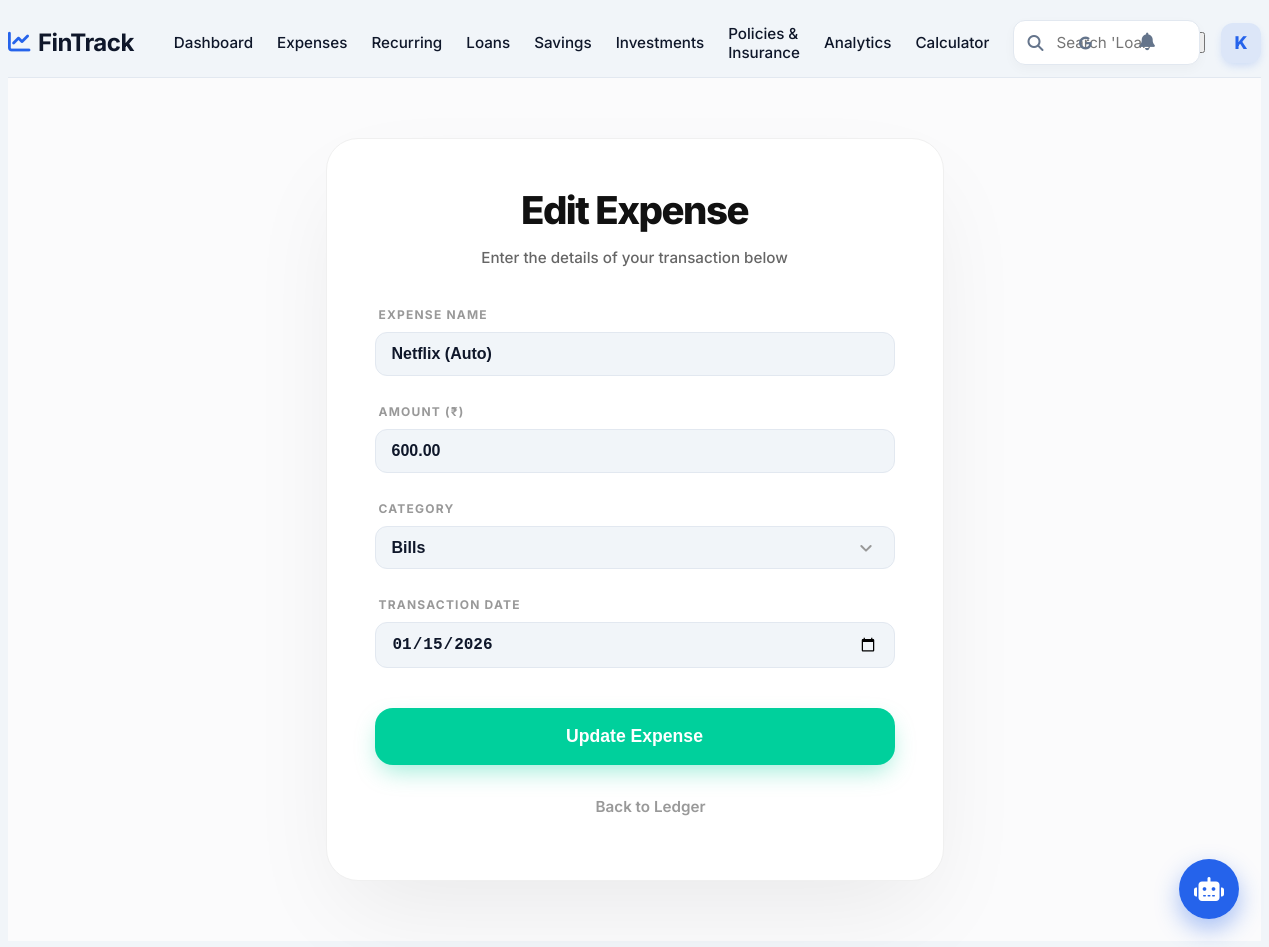
The app's page /expenses/edit/17/ (signed in) with its own data.
### expenses/models.py (models this page shows, shortened)
class Expense(models.Model):
    CATEGORY_CHOICES = [
        ('FOO', 'Food'),
        ('TRA', 'Transport'),
        ('ENT', 'Entertainment'),
        ('BIL', 'Bills'),
        ('EMI', 'EMI'),
        ('OTH', 'Other'),
    ]
    title = models.CharField(max_length=100)
    amount = models.DecimalField(max_digits=10, decimal_places=2)
    category = models.CharField(max_length=3, choices=CATEGORY_CHOICES, default='OTH')
    date = models.DateField(default=timezone.now)
    created_at = models.DateTimeField(auto_now_add=True)
    class Meta:
        ordering = ['-date']

### expenses/views.py (the view)
# urls.py: path('edit/<int:pk>/', ExpenseUpdateView.as_view(), name='expense_update'),
class ExpenseUpdateView(LoginRequiredMixin, UpdateView):
    model = Expense
    form_class = ExpenseForm
    template_name = 'expenses/expense_form.html'
    success_url = reverse_lazy('expense_list')
    def get_context_data(self, **kwargs):
        context = super().get_context_data(**kwargs)
        context['page_title'] = 'Edit Expense'
        context['button_text'] = 'Update Expense'
        return context

### expenses/views.py
class ExpenseForm(forms.ModelForm):
    class Meta:
        model = Expense
        fields = ['title', 'amount', 'category', 'date']
        widgets = {
            'date': forms.DateInput(attrs={'type': 'date', 'class': 'form-control'}),
            'title': forms.TextInput(attrs={'list': 'expense-titles', 'autocomplete': 'off', 'placeholder': 'e.g. Lunch, Uber, Rent', 'class': 'form-control'}),
            'amount': forms.NumberInput(attrs={'class': 'form-control'}),
            'category': forms.Select(attrs={'class': 'form-control'}),
        }
        labels = {
            'title': 'Expense Name',
            'amount': 'Amount (₹)',
            'date': 'Date of Expense',
        }

### templates/expenses/expense_form.html (shortened to what this page needs)
{% extends "base.html" %}
{% load static %}
{% block content %}
<div class="form-page-container">
    <div class="form-card">
        <div class="form-header">
            <h1>{{ page_title }}</h1>
            <p>Enter the details of your transaction below</p>
        </div>
        <form method="post">
            <div class="form-group">
                <label class="form-label">Expense Name</label>
                {{ form.title }}
            </div>
            <div class="form-group">
                <label class="form-label">Amount (₹)</label>
                {{ form.amount }}
            </div>
            <div class="form-group">
                <label class="form-label">Category</label>
                {{ form.category }}
            </div>
            <div class="form-group">
                <label class="form-label">Transaction Date</label>
                {{ form.date }}
            </div>
            <div class="form-actions">
                <button type="submit" class="btn-submit">{{ button_text }}</button>
                <a href="{% url 'expense_list' %}" class="btn-cancel">Back to Ledger</a>
            </div>
        </form>
    </div>
</div>
{% endblock %}

### templates/base.html (shortened to what this page needs)
{% load static %}
<!DOCTYPE html>
<html lang="en">
<head>
    <link rel="stylesheet" href="https://cdnjs.cloudflare.com/ajax/libs/font-awesome/6.4.0/css/all.min.css">
    <link rel="stylesheet" href="{% static 'css/modern_theme.css' %}">
    <link rel="stylesheet" href="{% static 'css/ledger.css' %}">
</head>
<body data-theme="light">
    <div id="app">
        <main class="main-wrapper" style="margin-left: 0; width: 100%;">
            <div class="navbar-groww">
                <div class="nav-left">
                    <a href="{% url 'home' %}" class="brand-logo-text"
                        style="text-decoration: none; display: flex; align-items: center; gap: 8px;">
                        <i class="fa-solid fa-chart-line" style="color: var(--accent-blue); font-size: 1.4rem;"></i>
                        FinTrack
                    </a>
                    <nav class="nav-links-desktop">
                        <a href="{% url 'home' %}"
                            class="nav-link-item {% if request.resolver_match.url_name == 'home' %}active{% endif %}">Dashboard</a>
                        <a href="{% url 'expense_list' %}"
                            class="nav-link-item {% if request.resolver_match.url_name == 'expense_list' %}active{% endif %}">Expenses</a>
                        <a href="{% url 'recurring_list' %}"
                            class="nav-link-item {% if request.resolver_match.url_name == 'recurring_list' %}active{% endif %}">Recurring</a>
                        <a href="{% url 'loan_list' %}"
                            class="nav-link-item {% if request.resolver_match.url_name == 'loan_list' %}active{% endif %}">Loans</a>
                        <a href="{% url 'saving_list' %}"
                            class="nav-link-item {% if request.resolver_match.url_name == 'saving_list' %}active{% endif %}">Savings</a>
                        <a href="{% url 'investment_list' %}"
                            class="nav-link-item {% if request.resolver_match.url_name == 'investment_list' %}active{% endif %}">Investments</a>
                        <a href="{% url 'policy_list' %}"
                            class="nav-link-item {% if request.resolver_match.url_name == 'policy_list' %}active{% endif %}">Policies
                            & Insurance</a>
                        <a href="{% url 'analytics' %}"
                            class="nav-link-item {% if request.resolver_match.url_name == 'analytics' %}active{% endif %}">Analytics</a>
                        <a href="{% url 'emi_calculator' %}"
                            class="nav-link-item {% if request.resolver_match.url_name == 'emi_calculator' %}active{% endif %}">Calculator</a>
                    </nav>
                </div>
                <div class="search-container-groww">
                    <form action="{% url 'search' %}" method="GET" class="search-input-wrapper" id="globalSearchForm"
                        onsubmit="return handleSmartSearch(event)">
                        <input type="text" name="q" id="globalSearchInput" class="search-input-groww"
                            placeholder="Search 'Loans', 'Investments' or Stocks..." autocomplete="off"
                            style="padding-right: 48px;">
                        <button type="button" class="google-search-btn" onclick="searchGoogle()"
                            title="Search Stocks on Google">
                            <i class="fa-brands fa-google"></i>
                        </button>
                    </form>
                </div>
                <div class="nav-right">
                    <div class="nav-actions">
                        <div style="position: relative;">
                            <button class="nav-icon-btn" id="bellIcon">
                                <i class="fa-solid fa-bell"></i>
                            </button>
                        </div>
                        <button class="theme-toggle" id="themeToggle" title="Toggle Theme">
                        </button>
                        <div class="user-profile-container" style="position: relative;">
                            <div class="user-profile" id="userProfileBtn" style="cursor: pointer;">
                                <div class="avatar">{{ user.username.0|upper }}</div>
                            </div>
                        </div>
                    </div>
                </div>
            </div>
            <div class="content-body">{% block content %}{% endblock %}</div>
        </main>
    </div>
    <div id="chatbot-float-btn" class="chatbot-float-btn">
        <i class="fa-solid fa-robot"></i>
    </div>
</body>
</html>

### static/css/modern_theme.css (style rules this page uses)
:root { --primary-900: #020617; --primary-800: #0f172a; --primary-700: #1e293b; --primary-600: #334155; --accent-blue: #2563eb; --accent-blue-subtle: rgba(37, 99, 235, 0.1); --accent-mint: #10b981; --accent-mint-subtle: rgba(16, 185, 129, 0.1); --accent-coral: #ef4444; --accent-coral-subtle: rgba(239, 68, 68, 0.1); --accent-gold: #f59e0b; --accent-purple: #8b5cf6; --bg-body: #f1f5f9; --bg-card: #ffffff; --bg-glass: rgba(255, 255, 255, 0.9); --bg-sidebar: #0f172a; --text-main: #0f172a; --text-muted: #64748b; --text-on-dark: #f8fafc; --shadow-xs: 0 1px 2px 0 rgb(0 0 0 / 0.05); --shadow-sm: 0 4px 6px -1px rgb(0 0 0 / 0.05), 0 2px 4px -2px rgb(0 0 0 / 0.05); --shadow-md: 0 10px 15px -3px rgb(0 0 0 / 0.08), 0 4px 6px -4px rgb(0 0 0 / 0.04); --shadow-lg: 0 20px 25px -5px rgb(0 0 0 / 0.1), 0 8px 10px -6px rgb(0 0 0 / 0.1); --shadow-glow: 0 0 15px rgba(37, 99, 235, 0.15); --border-light: #e2e8f0; --border-glass: rgba(255, 255, 255, 0.1); --radius-xl: 20px; --radius-lg: 16px; --radius-md: 12px; --radius-sm: 8px; --ease-out: cubic-bezier(0.2, 0.8, 0.2, 1); }
body { background-color: var(--bg-body); color: var(--text-main); font-family: 'Inter', sans-serif; transition: background-color 0.4s var(--ease-out), color 0.4s var(--ease-out); -webkit-font-smoothing: antialiased; }
a { text-decoration: none; color: inherit; }
.nav-icon-btn { position: relative; background: transparent; border: none; color: var(--text-muted); font-size: 1.1rem; cursor: pointer; padding: 8px; border-radius: 50%; transition: var(--trans-fast); }
.main-wrapper { margin-left: 260px; padding: var(--spacing-md) var(--spacing-lg); transition: margin-left var(--trans-smooth); }
.navbar-groww { display: flex; justify-content: space-between; align-items: center; border-bottom: 1px solid var(--border-light); margin-bottom: var(--spacing-lg); background: var(--bg-body); padding: 12px 0; }
.nav-left { display: flex; align-items: center; gap: 40px; }
.brand-logo-text { font-size: 1.5rem; font-weight: 700; color: var(--text-primary); letter-spacing: -0.5px; }
.nav-links-desktop { display: flex; align-items: center; gap: 24px; }
.nav-link-item { text-decoration: none; color: var(--text-secondary); font-weight: 500; font-size: 0.95rem; transition: color 0.2s; display: flex; align-items: center; gap: 4px; }
.nav-right { display: flex; align-items: center; gap: 20px; }
.nav-actions { display: flex; align-items: center; gap: 16px; }
.chatbot-float-btn { position: fixed; bottom: 30px; right: 30px; width: 60px; height: 60px; background: linear-gradient(135deg, var(--accent-blue), #2563eb); border-radius: 50%; box-shadow: 0 10px 25px rgba(37, 99, 235, 0.4); display: flex; align-items: center; justify-content: center; color: white; font-size: 1.5rem; cursor: pointer; z-index: 1000; transition: all 0.3s cubic-bezier(0.34, 1.56, 0.64, 1); }

### static/css/ledger.css (style rules this page uses)
input.form-control, select.form-control, textarea.form-control { width: 100%; padding: 12px 16px; border: 1px solid var(--border-light); border-radius: 12px; background: var(--bg-body); color: var(--text-main); font-size: 1rem; transition: all 0.2s; }

### templates/base.html (style rules this page uses)
.user-profile { width: 40px; height: 40px; border-radius: 12px; background: var(--accent-blue-subtle); color: var(--accent-blue); display: flex; align-items: center; justify-content: center; font-weight: 800; box-shadow: 0 4px 10px -2px rgba(37, 99, 235, 0.2); transition: transform 0.2s; }
.avatar { font-size: 1.1rem; font-weight: 800; color: var(--accent-blue); }
.search-container-groww { flex-grow: 1; max-width: 480px; margin: 0 24px; }
.search-input-wrapper { position: relative; width: 100%; }
.search-input-groww { width: 100%; padding: 12px 16px 12px 42px; border-radius: 12px; border: 1px solid var(--border-light); background: var(--bg-card); box-shadow: 0 4px 12px rgba(0, 0, 0, 0.03); font-family: 'Inter', sans-serif; font-size: 0.95rem; color: var(--text-main); transition: all 0.2s cubic-bezier(0.16, 1, 0.3, 1); }
.google-search-btn { position: absolute; right: 8px; top: 50%; transform: translateY(-50%); background: transparent; border: none; color: var(--text-muted); cursor: pointer; padding: 8px; border-radius: 50%; transition: all 0.2s; }

### records on screen
Expense: title "Netflix (Auto)", amount "600.00", category "Bills", date "01/15/2026"

### other values on screen
{{ user.username.0|upper }} "K"
{{ page_title }} "Edit Expense"
{{ button_text }} "Update Expense"
